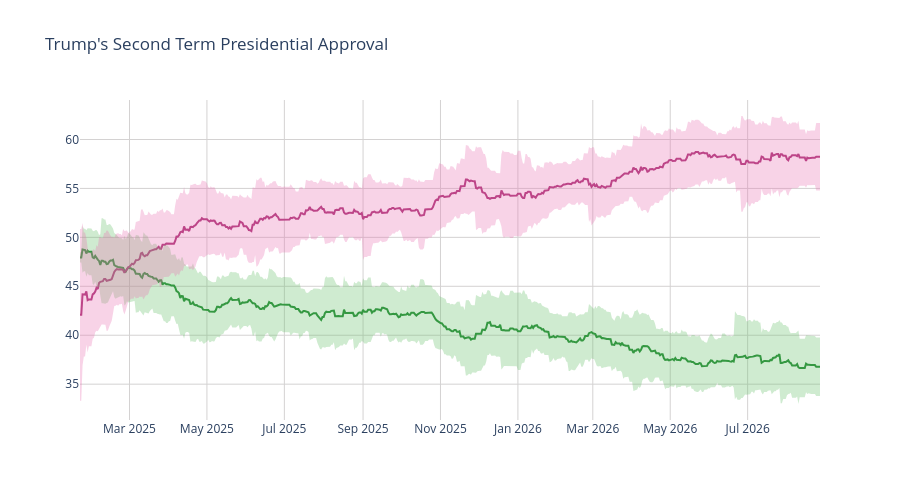

Notebook code for this chart:
### Code cell
disappr_ci_hex = "#e86eaf"
appr_ci_hex = "#60be65"
disappr_ci_rgba = "rgba(232, 110, 175, 0.3)"
appr_ci_rgba = "rgba(96, 190, 101, 0.3)"
grid_col = "#d4d2d2"


# Approve
fig = go.Figure(go.Scatter(
    x=pres['end_date'],
    y=pres['approve'],
    hovertemplate="%{y:.2f}%",
    name="<b>Approve</b>",
    line=dict(color="#228833"),
    showlegend=False
))

# Disapprove
fig.add_trace(go.Scatter(
    x=pres['end_date'],
    y=pres['disapprove'],
    hovertemplate="%{y:.2f}%",
    name="<b>Disapprove</b>",
    line=dict(color="#aa3377"),
    showlegend=False
    )
)

# Approve CI
fig.add_traces([

    # Upper bound
    go.Scatter(
        x=pres['end_date'],
        y=pres['approve_upper_ci'],
        marker=dict(color=appr_ci_hex),
        line=dict(width=0),
        mode='lines',
        showlegend=False,
        hoverinfo="skip"
    ),

    # Lower bound
    go.Scatter(
        x=pres['end_date'],
        y=pres['approve_lower_ci'],
        marker=dict(color=appr_ci_hex),
        line=dict(width=0),
        mode='lines',
        fillcolor=appr_ci_rgba,
        fill="tonexty",
        showlegend=False,
        hoverinfo="skip"
    )
])

# Disapprove CI
fig.add_traces([

    # Upper bound
    go.Scatter(
        x=pres['end_date'],
        y=pres['disapprove_upper_ci'],
        marker=dict(color=disappr_ci_hex),
        line=dict(width=0),
        mode='lines',
        showlegend=False,
        hoverinfo="skip"
    ),

    # Lower bound
    go.Scatter(
        x=pres['end_date'],
        y=pres['disapprove_lower_ci'],
        marker=dict(color=disappr_ci_hex),
        line=dict(width=0),
        mode='lines',
        fillcolor=disappr_ci_rgba,
        fill="tonexty",
        showlegend=False,
        hoverinfo="skip"
    )
])

fig.update_layout(
    title=dict(text="Trump's Second Term Presidential Approval"),
    hovermode="x"
)

fig.update_xaxes(gridcolor=grid_col)
fig.update_yaxes(gridcolor=grid_col)

fig.update_layout(hovermode="x", hoverlabel_align="right", plot_bgcolor="rgba(0, 0, 0, 0)", height=500)
fig.show()

### Figure 1 — Plotly figure (JSON) as saved in the notebook; plotly's stock layout.template omitted (floating-point values rounded to 4 significant figures; data arrays with more than 128 entries replaced by an {"elided": "..."} marker saying what was removed)
{"data": [{"hovertemplate": "%{y:.2f}%", "line": {"color": "#228833"}, "name": "<b>Approve</b>", "showlegend": false, "type": "scatter", "x": {"elided": "584 str values"}, "y": {"elided": "584 float values"}}, {"hovertemplate": "%{y:.2f}%", "line": {"color": "#aa3377"}, "name": "<b>Disapprove</b>", "showlegend": false, "type": "scatter", "x": {"elided": "584 str values"}, "y": {"elided": "584 float values"}}, {"hoverinfo": "skip", "line": {"width": 0}, "marker": {"color": "#60be65"}, "mode": "lines", "showlegend": false, "type": "scatter", "x": {"elided": "584 str values"}, "y": {"elided": "584 float values"}}, {"fill": "tonexty", "fillcolor": "rgba(96, 190, 101, 0.3)", "hoverinfo": "skip", "line": {"width": 0}, "marker": {"color": "#60be65"}, "mode": "lines", "showlegend": false, "type": "scatter", "x": {"elided": "584 str values"}, "y": {"elided": "584 float values"}}, {"hoverinfo": "skip", "line": {"width": 0}, "marker": {"color": "#e86eaf"}, "mode": "lines", "showlegend": false, "type": "scatter", "x": {"elided": "584 str values"}, "y": {"elided": "584 float values"}}, {"fill": "tonexty", "fillcolor": "rgba(232, 110, 175, 0.3)", "hoverinfo": "skip", "line": {"width": 0}, "marker": {"color": "#e86eaf"}, "mode": "lines", "showlegend": false, "type": "scatter", "x": {"elided": "584 str values"}, "y": {"elided": "584 float values"}}], "layout": {"height": 500, "hoverlabel": {"align": "right"}, "hovermode": "x", "plot_bgcolor": "rgba(0, 0, 0, 0)", "title": {"text": "Trump's Second Term Presidential Approval"}, "xaxis": {"gridcolor": "#d4d2d2"}, "yaxis": {"gridcolor": "#d4d2d2"}}}
